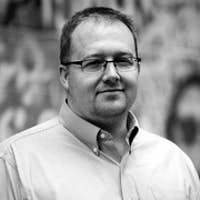
#> input picture 1_Intro_to_Data_Science_in_Python/Week 1/chris.tiff, 200 x 200 px
$ jupyter execute --allow-errors 'Fundamentals of Data Manipulation.ipynb'
#> lines starting #> are read from the running program, lines starting #| are printed output that depends on the picture
# Numerical Python (NumPy)

[cell 1]
import numpy as np
import math

## Array Creation

Arrays are displayed as lists or a list of lists. When creating an array, we pass in a list as an argument

[cell 2]
a = np.array([1,2,3])
print(a)

We can also print out the number of dimensions

[cell 3]
print(a.ndim)

If we pass in a list of lists into a numpy array, we create a mutli-dimensional array, like a matrix

[cell 4]
b = np.array([[1,2,3],[4,5,6]])
print(b)

[cell 5]
print(b.ndim)

[cell 6]
b.shape

[cell 7]
b.dtype # Checking the type of items in the array

Sometimes we know the shape of an array that we want to create, but not what we want to be in it. Numpy offers several functions to create arrays with initial placeholders.

[cell 8]
d = np.zeros((2,3))
e = np.ones((2,3))

print(d)
print(e)

We can also create an array with random numbers

[cell 9]
np.random.rand(2,3)

We can also create a sequence of numbers in an array with the arange() function. Start, stop, step.

[cell 10]
f = np.arange(10,50,2)
print(f)

If we want to create a sequence of floats, we use linspace(), but the third argument is the total number of items you want to generate.

[cell 11]
np.linspace(0,2,15) # 15 numbers from 0 (inclusive) to 2 (inclusive)

## Array Operations

Arithmetic operators on arrays apply elementwise.

[cell 12]
a = np.array([10, 20, 30, 40])
b = np.array([1, 2, 3, 4])

c = a-b
d = a*b

print(c)
print(d)

We can create boolean arrays. We can apply an operator  on an array and a boolean array will be returned for any element in the original, with True being emitted if it meets the condition. For example:

[cell 13]
a > 20

We can use the modulus operator to see if numbers in an array are even.

[cell 14]
print(b%2)
print(b%2==0)

Numpy also does Matrix manipulation. Let's look at the matrix product. If we wanted to do elementwise product, we use the * symbol. If we want to do a matrix product, we use the @ symbol or use the dot function.

[cell 15]
A = np.array([[1,1],[0,1]])
B = np.array([[2,0],[3,4]])
print(A*B)
print(' ')
print(A@B)
print(' ')
print(np.dot(A,B))

Let's discuss more linear algebra concepts. Recall that the product of two matrices is only plausible when the inner dimensions of the two matrices are the same.

When manipulating arrays of different types, the type of the resulting array will correspond to the more general of the two types. This is called upcasting.

[cell 16]
array1 = np.array([[1,2,3],[4,5,6]])
print(array1.dtype)

array2 = np.array([[7.1, 8.2, 9.1], [10.4, 11.2, 12.3]])
print(array2.dtype)

[cell 17]
array3 = array1 + array2
print(array3)
print(array3.dtype)

Notice how the items in the resulting array have been upcast into floating point numbers.

Numpy arrays have many interesting aggregation functions on them.

[cell 18]
print(array3.sum())
print(array3.max())
print(array3.min())
print(array3.mean())

For two dimensional arrays, we can do the same thing for each row or column. Let's create an array with 15 elements, ranging from 1 to 15, with a dimension of 3x5.

[cell 19]
b = np.arange(1, 16, 1).reshape(3,5)
print(b)

Let's look at how images and Numpy work together.

[cell 20]
from PIL import Image
from IPython.display import display

[cell 21]
im = Image.open('chris.tiff')
#> im is the input picture: PIL image 200x200 L; min 0, max 255, mean 156.5
display(im)

Now we can convert this PIL image to a numpy array

[cell 22]
array = np.array(im)
print(array.shape)
#| (200, 200)
print(array)
#> (printed output is left out)
print(array.dtype)
#| uint8

We see that the image is 200 by 200 and that the values are uint8 (unsigned integers, no negative numbers, and 8 bits per byte). This means that each value can be any integer value between 0 and 255. For black and white images, black is stored as 0 and white is 255. So to invert this image, we could just use the numpy array to do so.

[cell 23]
mask = np.full(array.shape,255) # Return a new array of given shape and type, filled with fill_value
print(mask)
#> (printed output is left out)

[cell 24]
modified_array = array - mask # subtract the mask from the array
modified_array *= -1 # convert all negatives to positives, positive to negatives
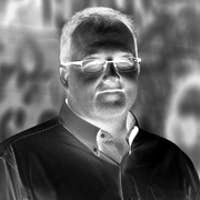
#> modified_array: shape (200, 200) int64; min 0, max 255, mean 98.5
modified_array = modified_array.astype(np.uint8) # tell numpy to set the values of the datatype correctly
modified_array

[cell 25]
display(Image.fromarray(modified_array))

Remember we can think of this as a giant array of bytes, and that the shape was an abstraction. We could reshape the array and still and try to render it. PIL is interpretting the individual rows as lines, so we can change the number of lines and columns if we want to.

[cell 26]
reshaped = np.reshape(modified_array,(100,400))
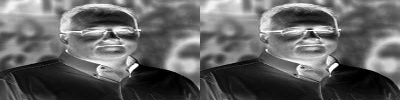
#> reshaped: shape (100, 400); min 0, max 255, mean 98.5
display(Image.fromarray(reshaped))
